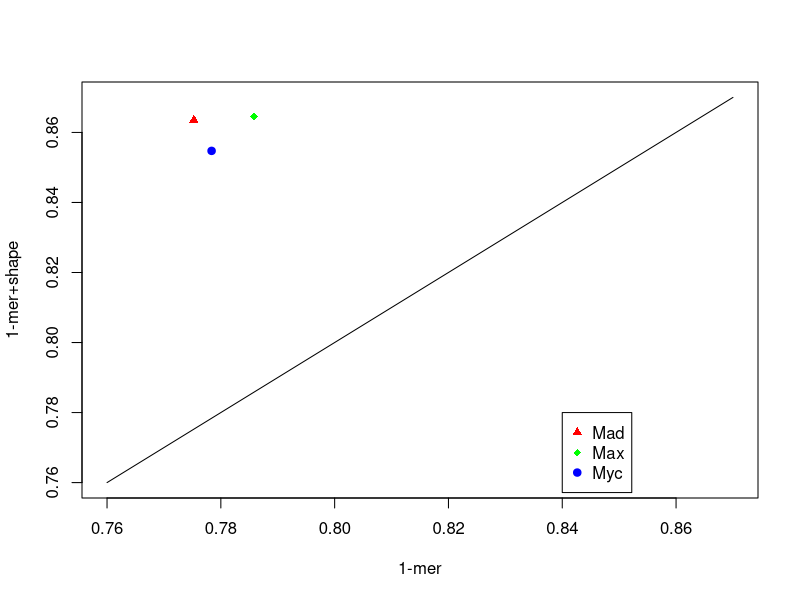

Here is the R script that generated this plot:
##### Question 5 #####
library(coin)
library(stats)

# I wrote the previous rsq values on a txt file
rsq <- read.table("in/rsq.txt")
y_x <- seq(0.76, 0.87, 0.0001)
plot(y_x, y_x, xlab = "1-mer", ylab = "1-mer+shape",  type = "l")
points(rsq[1,], rsq[2,], pch=17:19, col=c("red", "green", "blue"))
legend(0.84, 0.78, c("Mad", "Max", "Myc"), pch = 17:19, col=c("red", "green", "blue"))


#Wilcox's rank sum test
wilcox.test(as.numeric(rsq[1,]), as.numeric(rsq[2,]), paired=FALSE, alternative="greater")
